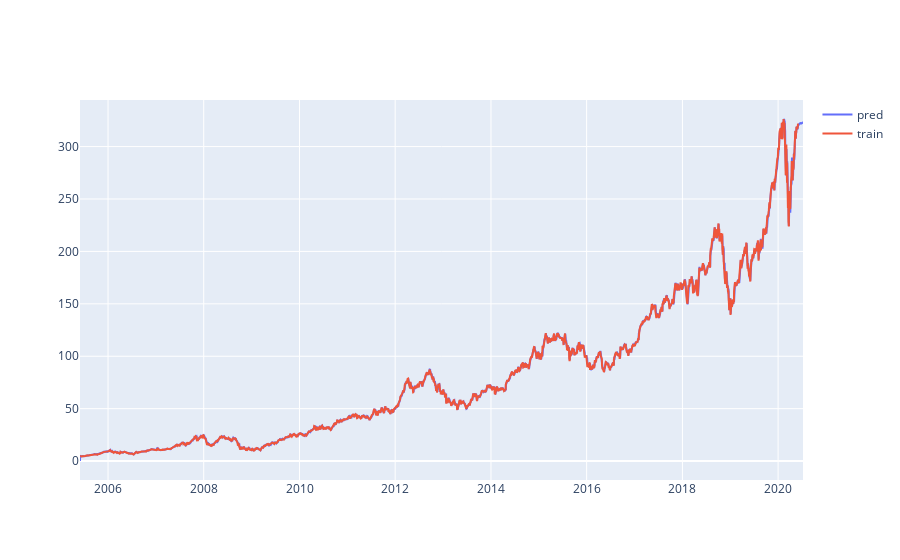

This figure's notebook cell:
### Code cell
# check if everything is ok
fig = go.Figure()
fig.add_trace(go.Scatter(x=preds.index, y=preds, name="pred"))
fig.add_trace(go.Scatter(x=train.index, y=train, name="train"))
fig.show()

### Figure 1 — Plotly figure (JSON) as saved in the notebook; plotly's stock layout.template omitted (floating-point values rounded to 4 significant figures; data arrays with more than 128 entries replaced by an {"elided": "..."} marker saying what was removed)
{"data": [{"name": "pred", "type": "scatter", "x": {"elided": "3804 str values"}, "y": {"elided": "3804 float values"}}, {"name": "train", "type": "scatter", "x": {"elided": "3776 str values"}, "y": {"elided": "3776 float values"}}], "layout": {}}
